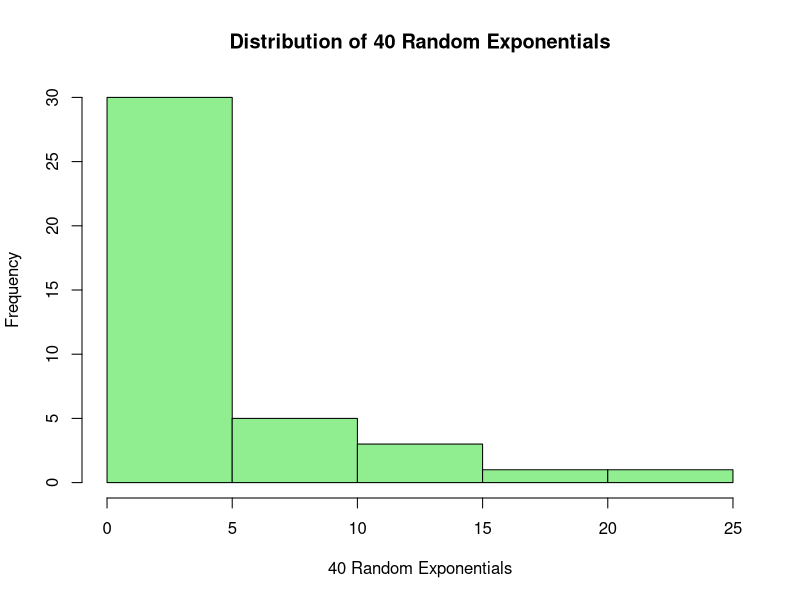
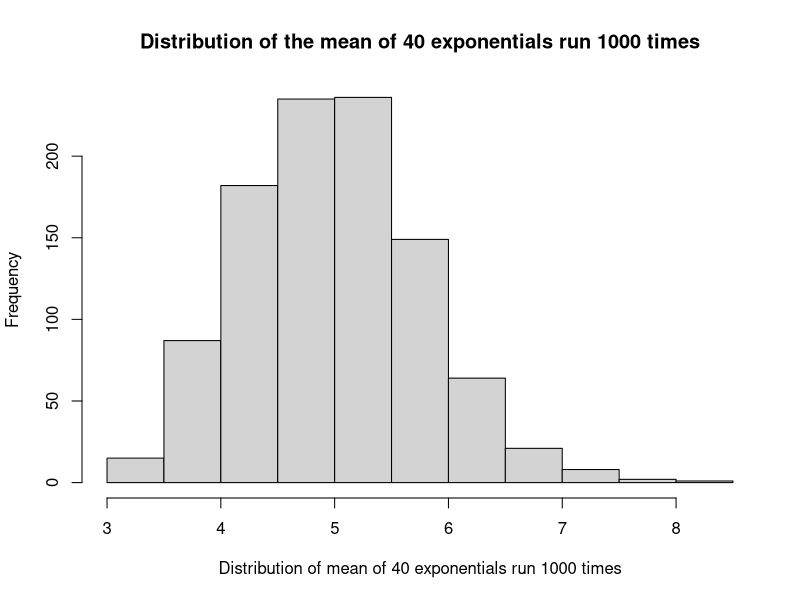
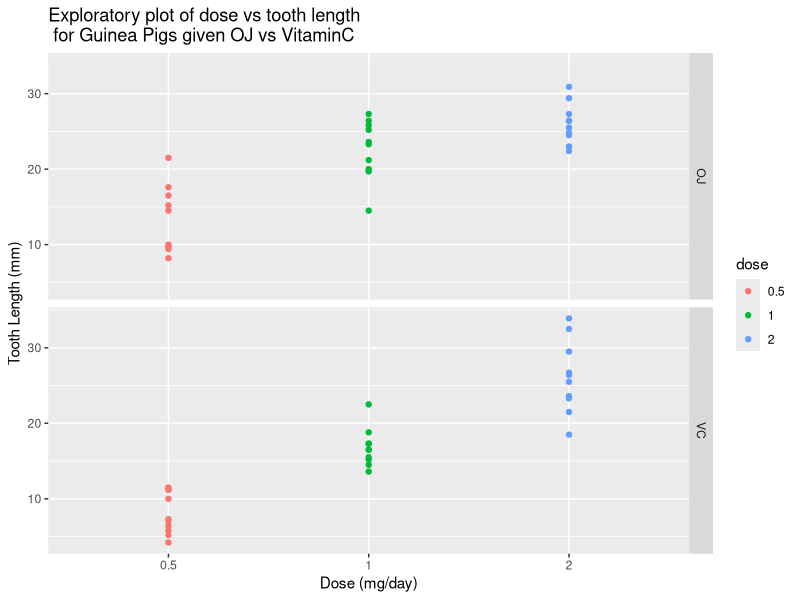
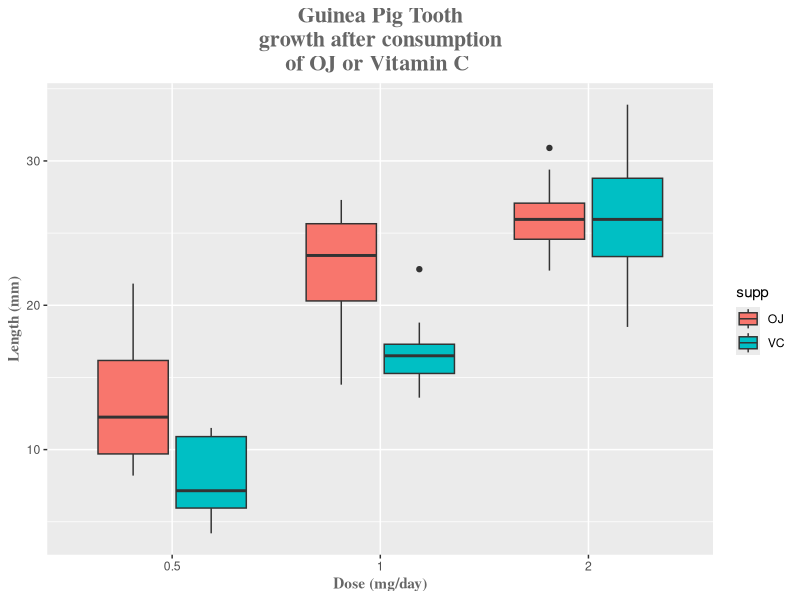

R code for these plots, in order:
## ---- chunk 1
library(knitr)
opts_chunk$set(tidy.opts=list(width.cutoff=60),tidy=TRUE)
## ---- chunk 2
set.seed(15)
## ---- chunk 3
lambda <- 0.2
sampleSize <- 40
simulations <- 1000
## ---- chunk 4
SimDist <- rexp(sampleSize,0.2)
hist(SimDist, xlab = "40 Random Exponentials", ylab = "Frequency",main = "Distribution of 40 Random Exponentials", col = "lightgreen")
## ---- chunk 5
Sample.Mean<- mean(SimDist)
cat("Sample Mean: ", Sample.Mean)
## ---- chunk 6
Theoretical.Mean <- 1/lambda 
cat("Theoretical Mean: ", Theoretical.Mean)
## ---- chunk 7
Sample.Variance <- var(SimDist)
cat("Sample Variance: ", Sample.Variance)
## ---- chunk 8
Theoretical.Variance <- (1/lambda)^2/sampleSize 
cat("Theoretical Variance: ", Theoretical.Variance)
## ---- chunk 9
Simulation <- replicate(1000, mean(rexp(40,0.2)))
hist(Simulation, xlab = "Distribution of mean of 40 exponentials run 1000 times", ylab = "Frequency", main = "Distribution of the mean of 40 exponentials run 1000 times", col = "lightgrey"  )
## ---- chunk 10
mean(replicate(1000, rexp(40,0.2)))
## ---- chunk 11
library(ggplot2)
## ---- chunk 12
data("ToothGrowth")
str(ToothGrowth)
## ---- chunk 13
ToothGrowth$dose <- as.factor(ToothGrowth$dose)
str(ToothGrowth)
## ---- chunk 14
qplot(dose, len, data = ToothGrowth, facets = supp ~ ., color = dose, xlab = "Dose (mg/day)", ylab = "Tooth Length (mm)", main = "Exploratory plot of dose vs tooth length\n for Guinea Pigs given OJ vs VitaminC")
## ---- chunk 15
f <- ggplot(ToothGrowth, aes(x=dose, y=len, fill=supp))
f + geom_boxplot() + ggtitle("Guinea Pig Tooth\ngrowth after consumption\nof OJ or Vitamin C ") +
  labs(x="Dose (mg/day)",y="Length (mm)") + 
  theme(plot.title = element_text(family = "serif", color="#666666", face="bold", size=16, hjust=0.5)) +
  theme(axis.title = element_text(family = "serif", color="#666666", face="bold", size=11))
## ---- chunk 16
summary(ToothGrowth)
## ---- chunk 17
t.test(ToothGrowth$len[ToothGrowth$supp == "OJ" & ToothGrowth$dose == 0.5], ToothGrowth$len[ToothGrowth$supp == "VC" & ToothGrowth$dose == 0.5])
## ---- chunk 18
t.test(ToothGrowth$len[ToothGrowth$supp == "OJ" & ToothGrowth$dose == 1.0], ToothGrowth$len[ToothGrowth$supp == "VC" & ToothGrowth$dose == 1.0])
## ---- chunk 19
t.test(ToothGrowth$len[ToothGrowth$supp == "OJ" & ToothGrowth$dose == 2.0], ToothGrowth$len[ToothGrowth$supp == "VC" & ToothGrowth$dose == 2.0])
## ---- chunk 20
t.test(ToothGrowth$len[ToothGrowth$supp == "OJ" & ToothGrowth$dose == 0.5], ToothGrowth$len[ToothGrowth$supp == "OJ" & ToothGrowth$dose == 1.0])
## ---- chunk 21
t.test(ToothGrowth$len[ToothGrowth$supp == "OJ" & ToothGrowth$dose == 0.5], ToothGrowth$len[ToothGrowth$supp == "OJ" & ToothGrowth$dose == 2.0])
## ---- chunk 22
t.test(ToothGrowth$len[ToothGrowth$supp == "OJ" & ToothGrowth$dose == 1.0], ToothGrowth$len[ToothGrowth$supp == "OJ" & ToothGrowth$dose == 2.0])
## ---- chunk 23
t.test(ToothGrowth$len[ToothGrowth$supp == "VC" & ToothGrowth$dose == 0.5], ToothGrowth$len[ToothGrowth$supp == "VC" & ToothGrowth$dose == 1.0])
## ---- chunk 24
t.test(ToothGrowth$len[ToothGrowth$supp == "VC" & ToothGrowth$dose == 0.5], ToothGrowth$len[ToothGrowth$supp == "VC" & ToothGrowth$dose == 2.0])
## ---- chunk 25
t.test(ToothGrowth$len[ToothGrowth$supp == "VC" & ToothGrowth$dose == 1.0], ToothGrowth$len[ToothGrowth$supp == "VC" & ToothGrowth$dose == 2.0])
